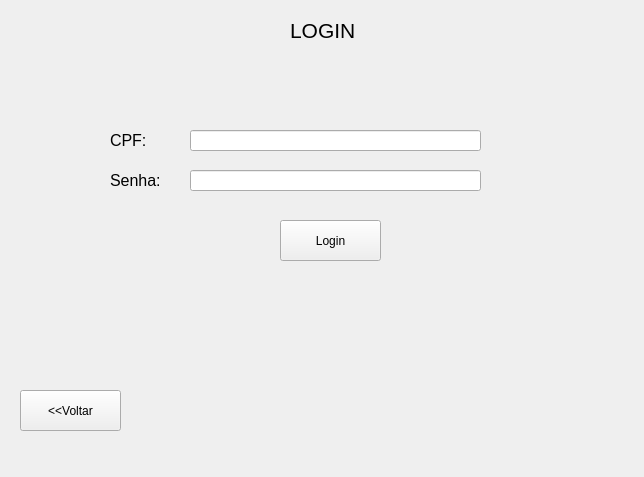
<?xml version="1.0" encoding="UTF-8"?>
<ui version="4.0">
 <class>Form</class>
 <widget class="QWidget" name="Form">
  <property name="geometry">
   <rect>
    <x>0</x>
    <y>0</y>
    <width>644</width>
    <height>477</height>
   </rect>
  </property>
  <property name="windowTitle">
   <string>Form</string>
  </property>
  <widget class="QLabel" name="label">
   <property name="geometry">
    <rect>
     <x>290</x>
     <y>10</y>
     <width>71</width>
     <height>41</height>
    </rect>
   </property>
   <property name="font">
    <font>
     <pointsize>16</pointsize>
    </font>
   </property>
   <property name="text">
    <string>LOGIN</string>
   </property>
  </widget>
  <widget class="QLabel" name="label_2">
   <property name="geometry">
    <rect>
     <x>110</x>
     <y>130</y>
     <width>51</width>
     <height>21</height>
    </rect>
   </property>
   <property name="font">
    <font>
     <pointsize>12</pointsize>
    </font>
   </property>
   <property name="text">
    <string>CPF:</string>
   </property>
  </widget>
  <widget class="QLineEdit" name="lineEdit">
   <property name="geometry">
    <rect>
     <x>190</x>
     <y>130</y>
     <width>291</width>
     <height>21</height>
    </rect>
   </property>
  </widget>
  <widget class="QLabel" name="label_3">
   <property name="geometry">
    <rect>
     <x>110</x>
     <y>170</y>
     <width>51</width>
     <height>21</height>
    </rect>
   </property>
   <property name="font">
    <font>
     <pointsize>12</pointsize>
    </font>
   </property>
   <property name="text">
    <string>Senha: </string>
   </property>
  </widget>
  <widget class="QLineEdit" name="lineEdit_2">
   <property name="geometry">
    <rect>
     <x>190</x>
     <y>170</y>
     <width>291</width>
     <height>21</height>
    </rect>
   </property>
  </widget>
  <widget class="QPushButton" name="pushButton">
   <property name="geometry">
    <rect>
     <x>20</x>
     <y>390</y>
     <width>101</width>
     <height>41</height>
    </rect>
   </property>
   <property name="text">
    <string>&lt;&lt;Voltar</string>
   </property>
  </widget>
  <widget class="QPushButton" name="pushButton_2">
   <property name="geometry">
    <rect>
     <x>280</x>
     <y>220</y>
     <width>101</width>
     <height>41</height>
    </rect>
   </property>
   <property name="text">
    <string>Login</string>
   </property>
  </widget>
 </widget>
 <resources/>
 <connections/>
</ui>
